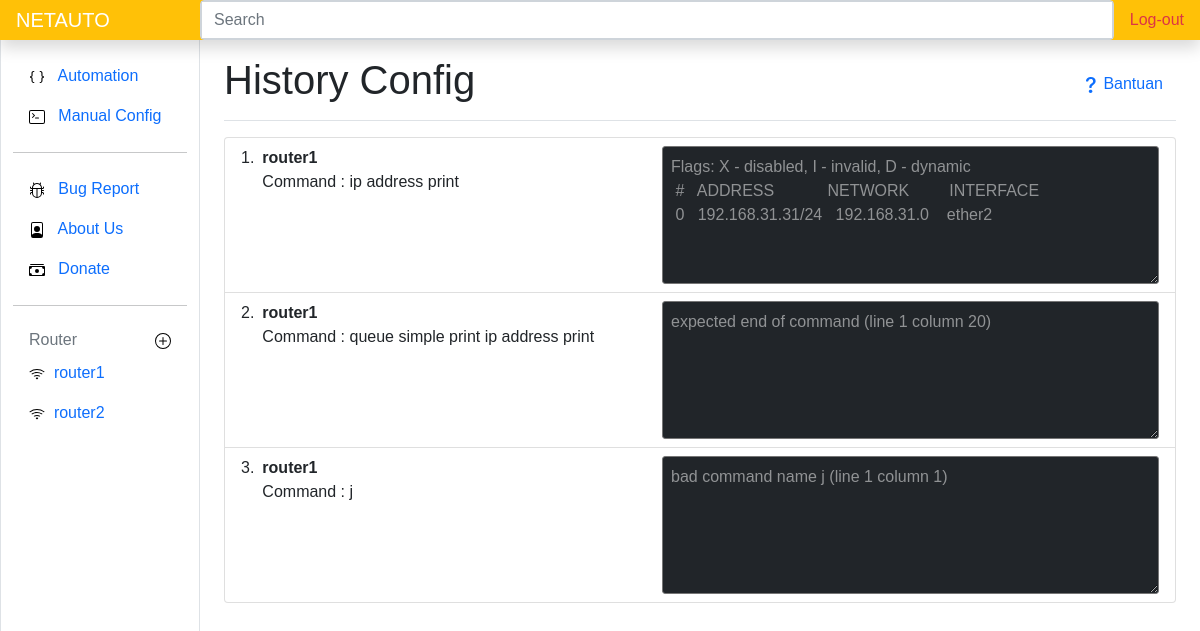
The app's page /configlog with its own data.
### routerapp/models.py (models this page shows)
class Routerm(models.Model):
    nama = models.CharField(max_length=50)
    host = models.CharField(max_length=50)
    user = models.CharField(max_length=30)
    password = models.CharField(max_length=50, blank=True)
    kecepatan_download = models.IntegerField(blank=True)
    kecepatan_upload = models.IntegerField(blank=True)
    pub_date = models.DateField(auto_now=True)
    def __str__(self):
        return self.nama

class Manualcommand(models.Model):
    host = models.ForeignKey(Routerm, on_delete=models.CASCADE)
    command = models.CharField(max_length=255)
    output = models.TextField(blank=True)
    time = models.DateTimeField(auto_now_add=True)

### routerapp/views.py (the view)
# urls.py: path('configlog',views.configlog, name='configlogurl')
@csrf_exempt
def configlog(request):
    routerside = Routerm.objects.all()
    if request.method == 'POST':
        keyword=request.POST['keyword']
        data = Manualcommand.objects.filter(Q(command__contains=keyword)|Q(output__contains=keyword))
        context = {
            "log" : data,
            'routerside': routerside
        }
        return render(request,'configlog.html', context)
    else:
        data = Manualcommand.objects.all()
        context = {
            "log" : data,
            'routerside': routerside
        }
        return render(request,'configlog.html', context)

### routerapp/templates/configlog.html (shortened to what this page needs)
{% extends 'base.html' %}
{% load static %}
{% block judul %} History Config {% endblock judul %}
{% block content %}
<ol class="list-group list-group-numbered">
  {% for log in log %}
  <li class="list-group-item d-flex justify-content-between align-items-start">
    <div class="ms-2 me-auto">
      <div class="fw-bold">{{log.host}}</div>
      Command : {{log.command}}
    </div>
    <textarea class="rounded-1 bg-dark p-2 text-white-50" name="" id="" cols="50" rows="5">{{log.output}}</textarea>
  </li>
  {% endfor %}
</ol>
{% endblock content %} {% block routerside %}
{% for router in routerside|slice:":1"%}
   {% include 'routerside.html' %}
 {% endfor %} {% endblock routerside %}

### templates/routerside.html (shortened to what this page needs)
<div class="pb-lg-5 overflow-auto">
    {% load static %}
    {% for routerside in routerside %}
    <li class="nav-item">
        <a class="nav-link {% if routerside.id == idk %}shadow text-white bg-info{% endif %}" href="{% url 'router' routerside.id %}">
            <img src="{% static 'icons/wifi.svg' %}" alt="">&nbsp;
            {{routerside.nama}}
        </a>
    </li>
    {% endfor %}
</div>

### templates/base.html (style rules this page uses)
body { font-family:Arial, Helvetica, sans-serif; }

### records on screen
Routerm: nama "router1"
Routerm: nama "router2"
Manualcommand: host "router1", command "ip address print", output "Flags: X - disabled, I - invalid, D - dynamic # ADDRESS NETWORK INTERFACE 0 192.168.31.31/24 192.168.31.0 ether2"
Manualcommand: host "router1", command "queue simple print ip address print", output "expected end of command (line 1 column 20)"
Manualcommand: host "router1", command "j", output "bad command name j (line 1 column 1)"
